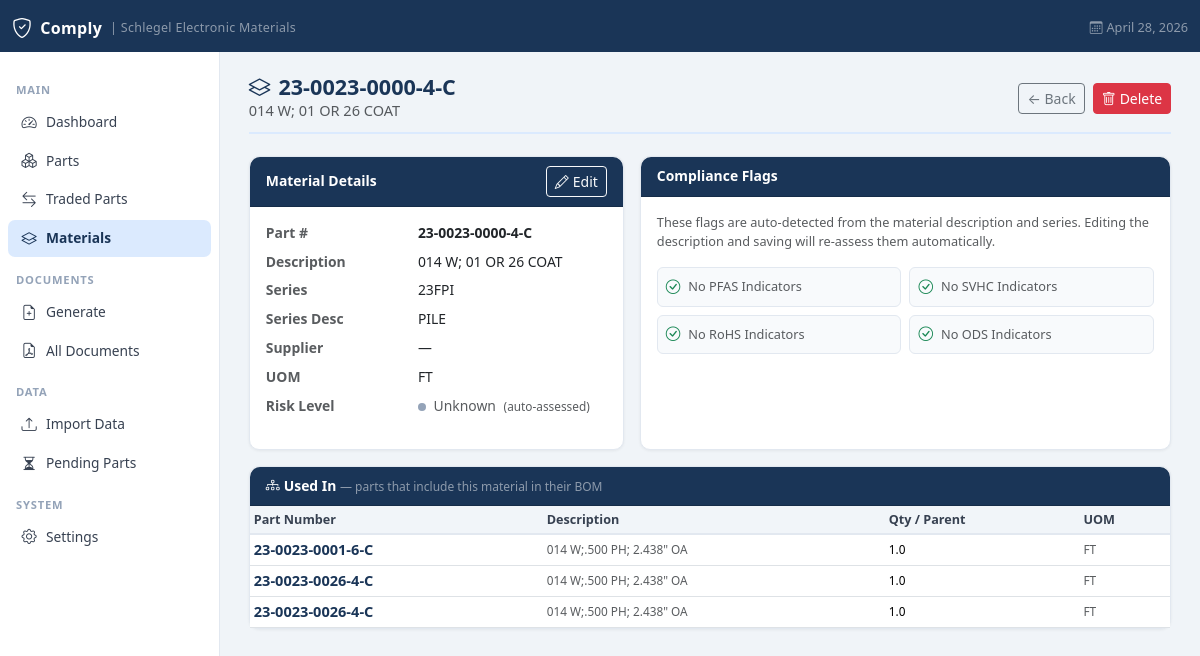
Page /materials/23-0023-0000-4-C on the committed database.
### tables this page shows
CREATE TABLE settings(
            id          INTEGER PRIMARY KEY AUTOINCREMENT,
            key         TEXT NOT NULL UNIQUE,
            value       TEXT,
            updated_at  TEXT DEFAULT (datetime('now'))
        );

CREATE TABLE materials (
            id              INTEGER PRIMARY KEY AUTOINCREMENT,
            part_number     TEXT NOT NULL UNIQUE,
            description     TEXT,
            material_series TEXT,
            series_desc     TEXT,
            uom             TEXT,
            primary_supplier TEXT,
            supplier_id     TEXT,
            risk_level      TEXT DEFAULT 'Unknown',
            pfas_flag       INTEGER DEFAULT 0,
            svhc_flag       INTEGER DEFAULT 0,
            ods_flag        INTEGER DEFAULT 0,
            rohs_flag       INTEGER DEFAULT 0,
            created_at      TEXT DEFAULT (datetime('now')),
            updated_at      TEXT DEFAULT (datetime('now'))
        );

CREATE TABLE bom_lines (
            id              INTEGER PRIMARY KEY AUTOINCREMENT,
            parent_part     TEXT NOT NULL,
            material_part   TEXT NOT NULL,
            level           INTEGER DEFAULT 0,
            qty_per_parent  REAL DEFAULT 0,
            uom             TEXT,
            sort_order      INTEGER DEFAULT 0,
            UNIQUE(parent_part, material_part, level)
        );

### app.py (the view)
@app.route("/materials/<path:part_number>")
def material_detail(part_number):
    conn = get_db()
    material = conn.execute(
        "SELECT * FROM materials WHERE part_number=?", (part_number,)
    ).fetchone()
    if not material:
        flash("Material not found.", "danger")
        conn.close()
        return redirect(url_for("materials_list"))
    used_in = conn.execute("""
        SELECT p.part_number, p.description, b.qty_per_parent, b.uom
        FROM bom_lines b
        JOIN parts p ON p.part_number = b.parent_part
        WHERE b.material_part = ?
        ORDER BY p.part_number
    """, (part_number,)).fetchall()
    conn.close()
    return render_template("material_detail.html",
                           material=material, used_in=used_in)

### app.py (called while the page is built)
def get_db():
    conn = sqlite3.connect(DB_PATH)
    conn.row_factory = sqlite3.Row
    conn.execute("PRAGMA foreign_keys = ON")
    return conn

def get_unacknowledged_versions():
    conn = get_db()
    rows = conn.execute("""
        SELECT rv.standard, rv.version, rv.updated_at, rv.notes
        FROM regulatory_versions rv
        WHERE NOT EXISTS (
            SELECT 1 FROM user_acknowledged_versions uav
            WHERE uav.standard = rv.standard
            AND uav.version = rv.version
        )
        ORDER BY rv.updated_at DESC
    """).fetchall()
    conn.close()
    return [dict(r) for r in rows]

@app.context_processor
def inject_regulatory_notifications():
    try:
        updates = get_unacknowledged_versions()
    except Exception:
        updates = []
    return dict(regulatory_updates=updates)

@app.context_processor
def inject_globals():
    import flask
    conn = get_db()
    rows = conn.execute("SELECT key, value FROM settings").fetchall()
    settings = {r["key"]: r["value"] for r in rows}
    theme = settings.get("theme", "navy")
    conn.close()
    return {
        "now":      datetime.now(),
        "request":  flask.request,
        "settings": settings,
        "theme":    theme,
    }

### templates/material_detail.html (shortened to what this page needs)
{% extends "base.html" %}
{% block content %}
<div class="page-header">
  <div>
    <h1><i class="bi bi-layers me-2"></i>{{ material.part_number }}</h1>
    <p class="text-muted mb-0">{{ material.description or 'No description' }}</p>
  </div>
  <div class="d-flex gap-2">
    <a href="/materials" class="btn btn-outline-secondary btn-sm">← Back</a>
    <button type="button" class="btn btn-danger btn-sm"
            data-bs-toggle="modal" data-bs-target="#deleteMaterialModal">
      <i class="bi bi-trash me-1"></i>Delete
    </button>
  </div>
</div>
<div class="row g-3 mb-3">
  <div class="col-12 col-md-5">
    <div class="card h-100">
      <div class="card-header d-flex justify-content-between align-items-center">
        <span>Material Details</span>
        <div class="d-flex gap-1">
          <button type="button" class="btn btn-outline-light btn-sm" id="editBtn"
                  onclick="startEdit()">
            <i class="bi bi-pencil me-1"></i>Edit
          </button>
        </div>
      </div>
      <div class="card-body">
        <form id="editForm" method="post"
              action="/materials/{{ material.part_number }}/edit">
          <dl style="font-size:.87rem;">
            <div class="row mb-2">
              <dt class="col-5 text-muted">Part #</dt>
              <dd class="col-7 fw-semibold mb-0">{{ material.part_number }}</dd>
            </div>
            <div class="row mb-2">
              <dt class="col-5 text-muted">Description</dt>
              <dd class="col-7 mb-0">
                <span class="read-val">{{ material.description or '—' }}</span>
              </dd>
            </div>
            <div class="row mb-2">
              <dt class="col-5 text-muted">Series</dt>
              <dd class="col-7 mb-0">
                <span class="read-val">{{ material.material_series or '—' }}</span>
              </dd>
            </div>
            <div class="row mb-2">
              <dt class="col-5 text-muted">Series Desc</dt>
              <dd class="col-7 mb-0">
                <span class="read-val">{{ material.series_desc or '—' }}</span>
              </dd>
            </div>
            <div class="row mb-2">
              <dt class="col-5 text-muted">Supplier</dt>
              <dd class="col-7 mb-0">
                <span class="read-val">{{ material.primary_supplier or '—' }}</span>
              </dd>
            </div>
            <div class="row mb-2">
              <dt class="col-5 text-muted">UOM</dt>
              <dd class="col-7 mb-0">
                <span class="read-val">{{ material.uom or '—' }}</span>
              </dd>
            </div>
            <div class="row mb-2">
              <dt class="col-5 text-muted">Risk Level</dt>
              <dd class="col-7 mb-0">
                {% if material.risk_level == 'High' %}
                  <span class="risk-dot risk-high"></span>
                  <span class="text-danger fw-semibold">High</span>
                {% elif material.risk_level == 'Medium' %}
                  <span class="risk-dot risk-medium"></span>
                  <span style="color:#d97706" class="fw-semibold">Medium</span>
                {% elif material.risk_level == 'Low' %}
                  <span class="risk-dot risk-low"></span>
                  <span class="text-success fw-semibold">Low</span>
                {% else %}
                  <span class="risk-dot risk-unknown"></span>
                  <span class="text-muted">Unknown</span>
                {% endif %}
                <span class="text-muted text-xs ms-1">(auto-assessed)</span>
              </dd>
            </div>
          </dl>
        </form>
      </div>
    </div>
  </div>
  <div class="col-12 col-md-7">
    <div class="card h-100">
      <div class="card-header">Compliance Flags</div>
      <div class="card-body">
        <p class="text-muted small mb-3">
          These flags are auto-detected from the material description and series.
          Editing the description and saving will re-assess them automatically.
        </p>
        <div class="row g-2">
          <div class="col-6">
            <div class="p-2 rounded d-flex align-items-center gap-2"
                 style="background:{% if material.pfas_flag %}#fce7f3{% else %}#f8fafc{% endif %};
                        border:1px solid {% if material.pfas_flag %}#f9a8d4{% else %}#e2e8f0{% endif %};">
              {% if material.pfas_flag %}
                <i class="bi bi-exclamation-triangle-fill text-danger"></i>
                <span class="fw-semibold small">PFAS Detected</span>
              {% else %}
                <i class="bi bi-check-circle text-success"></i>
                <span class="text-muted small">No PFAS Indicators</span>
              {% endif %}
            </div>
          </div>
          <div class="col-6">
            <div class="p-2 rounded d-flex align-items-center gap-2"
                 style="background:{% if material.svhc_flag %}#fef3c7{% else %}#f8fafc{% endif %};
                        border:1px solid {% if material.svhc_flag %}#fcd34d{% else %}#e2e8f0{% endif %};">
              {% if material.svhc_flag %}
                <i class="bi bi-exclamation-triangle-fill text-warning"></i>
                <span class="fw-semibold small">SVHC Candidate</span>
              {% else %}
                <i class="bi bi-check-circle text-success"></i>
                <span class="text-muted small">No SVHC Indicators</span>
              {% endif %}
            </div>
          </div>
          <div class="col-6">
            <div class="p-2 rounded d-flex align-items-center gap-2"
                 style="background:{% if material.rohs_flag %}#fee2e2{% else %}#f8fafc{% endif %};
                        border:1px solid {% if material.rohs_flag %}#fca5a5{% else %}#e2e8f0{% endif %};">
              {% if material.rohs_flag %}
                <i class="bi bi-exclamation-triangle-fill text-danger"></i>
                <span class="fw-semibold small">RoHS Flagged</span>
              {% else %}
                <i class="bi bi-check-circle text-success"></i>
                <span class="text-muted small">No RoHS Indicators</span>
              {% endif %}
            </div>
          </div>
          <div class="col-6">
            <div class="p-2 rounded d-flex align-items-center gap-2"
                 style="background:{% if material.ods_flag %}#ede9fe{% else %}#f8fafc{% endif %};
                        border:1px solid {% if material.ods_flag %}#c4b5fd{% else %}#e2e8f0{% endif %};">
              {% if material.ods_flag %}
                <i class="bi bi-exclamation-triangle-fill" style="color:#7c3aed"></i>
                <span class="fw-semibold small">ODS Flagged</span>
              {% else %}
                <i class="bi bi-check-circle text-success"></i>
                <span class="text-muted small">No ODS Indicators</span>
              {% endif %}
            </div>
          </div>
        </div>
      </div>
    </div>
  </div>
</div>
<div class="card mb-3">
  <div class="card-header">
    <i class="bi bi-diagram-3 me-1"></i>Used In
    <span class="text-white-50 fw-normal" style="font-size:.75rem;">
      — parts that include this material in their BOM
    </span>
  </div>
  <div class="card-body p-0">
    {% if used_in %}
    <table class="table table-sm table-hover mb-0">
      <thead>
        <tr>
          <th>Part Number</th>
          <th>Description</th>
          <th>Qty / Parent</th>
          <th>UOM</th>
        </tr>
      </thead>
      <tbody>
        {% for u in used_in %}
        <tr>
          <td>
            <a href="/parts/{{ u.part_number }}" class="fw-semibold text-decoration-none"
               style="color:var(--brand-dark)">
              {{ u.part_number }}
            </a>
          </td>
          <td class="text-muted text-xs">{{ (u.description or '')[:55] }}</td>
          <td class="text-xs">{{ u.qty_per_parent }}</td>
          <td class="text-xs text-muted">{{ u.uom or '—' }}</td>
        </tr>
        {% endfor %}
      </tbody>
    </table>
    {% else %}
    <div class="text-center py-4 text-muted small">
      <i class="bi bi-diagram-3 fs-3 d-block mb-1 opacity-25"></i>
      This material is not used in any BOM.
    </div>
    {% endif %}
  </div>
</div>
{% endblock %}

### templates/base.html (shortened to what this page needs)
<!DOCTYPE html>
<html lang="en">
<head>
  <link href="https://cdn.jsdelivr.net/npm/bootstrap@5.3.2/dist/css/bootstrap.min.css" rel="stylesheet"/>
  <link href="https://cdn.jsdelivr.net/npm/bootstrap-icons@1.11.3/font/bootstrap-icons.css" rel="stylesheet"/>
</head>
<body>
<nav class="navbar navbar-dark">
  <div class="container-fluid">
    <a class="navbar-brand d-flex align-items-center gap-2" href="/">
      <i class="bi bi-shield-check fs-5"></i> Comply
      <span class="text-white-50 fw-normal" style="font-size:.78rem;">| {{ settings.get('company_name', 'Comply') }}</span>
    </a>
    <span class="text-white-50 small">
      <i class="bi bi-calendar3 me-1"></i>{{ now.strftime('%B %d, %Y') if now else '' }}
    </span>
  </div>
</nav>
<div class="main-wrap">
  <aside class="sidebar d-none d-md-flex flex-column">
    <div class="sidebar-section">Main</div>
    <ul class="nav flex-column">
      <li><a class="nav-link {% if request.endpoint=='dashboard' %}active{% endif %}" href="/">
        <i class="bi bi-speedometer2"></i> Dashboard
      </a></li>
      <li><a class="nav-link {% if request.endpoint in ['parts_list','part_detail'] %}active{% endif %}" href="/parts">
        <i class="bi bi-boxes"></i> Parts
      </a></li>
      <li><a class="nav-link {% if request.endpoint=='traded_parts' %}active{% endif %}" href="/parts/traded">
        <i class="bi bi-arrow-left-right"></i> Traded Parts
      </a></li>
      <li><a class="nav-link {% if 'material' in (request.endpoint or '') %}active{% endif %}" href="/materials">
        <i class="bi bi-layers"></i> Materials
      </a></li>
    </ul>
    <div class="sidebar-section">Documents</div>
    <ul class="nav flex-column">
      <li><a class="nav-link {% if request.endpoint=='generate_document' %}active{% endif %}" href="/documents/generate">
        <i class="bi bi-file-earmark-plus"></i> Generate
      </a></li>
      <li><a class="nav-link {% if request.endpoint=='documents_list' %}active{% endif %}" href="/documents">
        <i class="bi bi-file-earmark-pdf"></i> All Documents
      </a></li>
    </ul>
    <div class="sidebar-section">Data</div>
    <ul class="nav flex-column">
      <li><a class="nav-link {% if request.endpoint=='import_data' %}active{% endif %}" href="/import">
        <i class="bi bi-upload"></i> Import Data
      </a></li>
      <li><a class="nav-link {% if request.endpoint=='pending_parts' %}active{% endif %}" href="/parts/pending">
        <i class="bi bi-hourglass-split"></i> Pending Parts
      </a></li>
    </ul>
    <div class="sidebar-section">System</div>
    <ul class="nav flex-column">
      <li><a class="nav-link {% if request.endpoint=='settings_page' %}active{% endif %}" href="/settings">
        <i class="bi bi-gear"></i> Settings
      </a></li>
    </ul>
  </aside>
  <main class="main-content">
    {% block content %}{% endblock %}
  </main>
</div>
</body>
</html>

### rows in the picture
settings: get "Schlegel Electronic Materials"
materials: part_number "23-0023-0000-4-C", description "014 W; 01 OR 26 COAT", material_series "23FPI", series_desc "PILE", uom "FT"
bom_lines: part_number "23-0023-0001-6-C", description "014 W;.500 PH; 2.438\" OA", qty_per_parent "1.0", uom "FT"
bom_lines: part_number "23-0023-0026-4-C", description "014 W;.500 PH; 2.438\" OA", qty_per_parent "1.0", uom "FT"
bom_lines: part_number "23-0023-0026-4-C", description "014 W;.500 PH; 2.438\" OA", qty_per_parent "1.0", uom "FT"

### other values in the picture
{{ material.primary_supplier or '—' }} "—"
